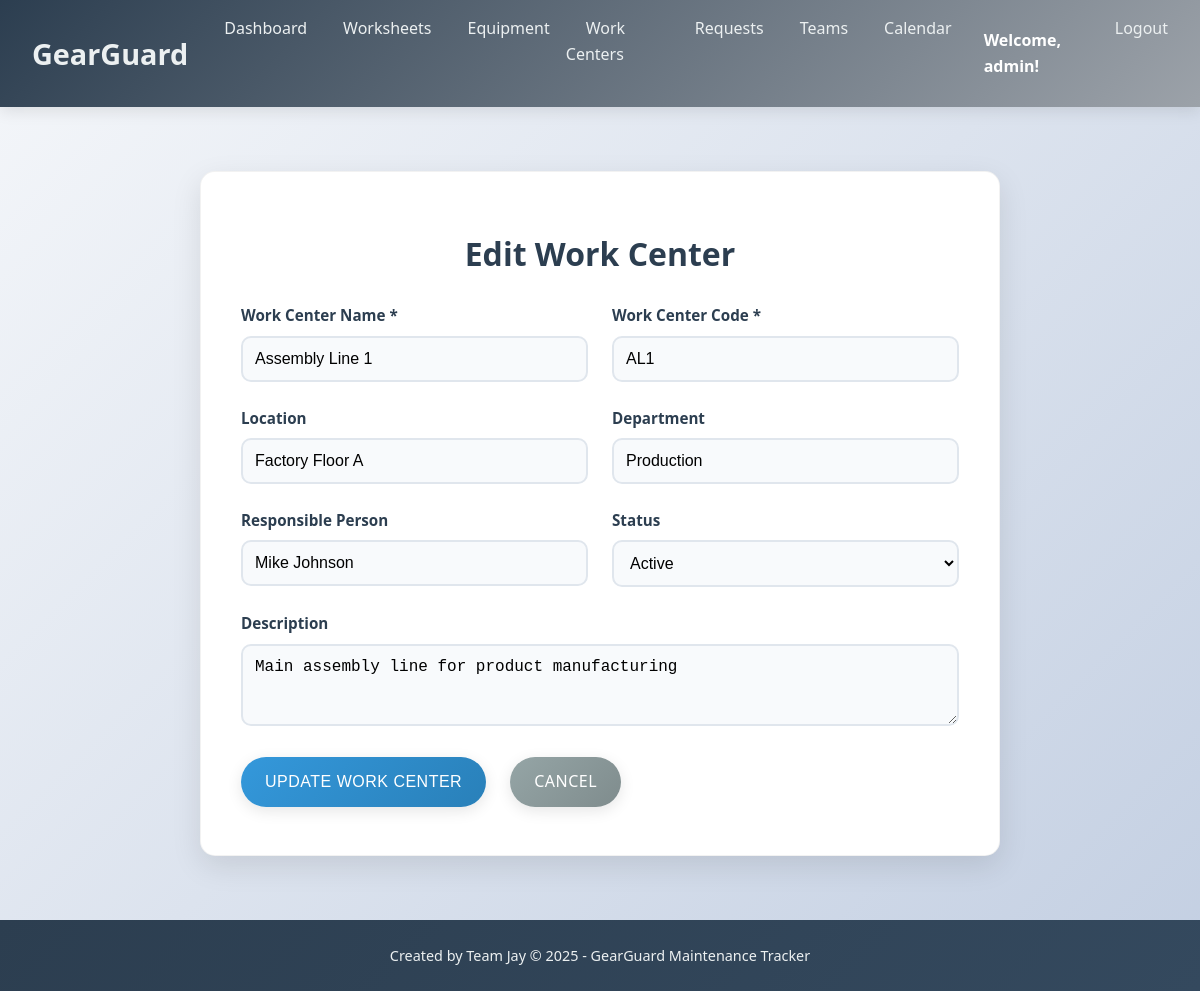
Page /workcenter/1/edit (signed in) on the committed database.
### models.py (models this page shows, shortened)
class User(db.Model):
    __tablename__ = 'users'
    id = db.Column(db.Integer, primary_key=True)
    username = db.Column(db.String(80), unique=True, nullable=False)
    email = db.Column(db.String(120), unique=True, nullable=False)
    password_hash = db.Column(db.String(120), nullable=False)
    role = db.Column(db.String(20), default='user')  # admin, manager, user
    created_at = db.Column(db.DateTime, default=datetime.utcnow)

class WorkCenter(db.Model):
    __tablename__ = 'workcenters'
    id = db.Column(db.Integer, primary_key=True)
    name = db.Column(db.String(100), nullable=False)
    code = db.Column(db.String(50), unique=True, nullable=False)
    location = db.Column(db.String(100))
    department = db.Column(db.String(50))
    responsible_person = db.Column(db.String(100))
    description = db.Column(db.Text)
    status = db.Column(db.String(20), default='Active')  # Active / Inactive
    created_at = db.Column(db.DateTime, default=datetime.utcnow)

### app.py (the view, shortened to what this page needs)
@app.route('/workcenter/<int:id>/edit', methods=['GET', 'POST'])
@login_required
def edit_workcenter(id):
    workcenter = WorkCenter.query.get_or_404(id)
    return render_template('workcenter_form.html', workcenter=workcenter)

### app.py (called while the page is built)
@app.context_processor
def inject_now():
    return {'now': dt.utcnow}

def login_required(f):
    @wraps(f)
    def decorated_function(*args, **kwargs):
        if 'user_id' not in session:
            flash('Please log in to access this page.', 'error')
            return redirect(url_for('login'))
        return f(*args, **kwargs)
    return decorated_function

@app.context_processor
def inject_user():
    user_id = session.get('user_id')
    if user_id:
        user = User.query.get(user_id)
        return {'current_user': user}
    return {'current_user': None}

### templates/workcenter_form.html (shortened to what this page needs)
{% extends "base.html" %}
{% block content %}
<div class="container">
    <div class="form-container">
        <h1>{% if workcenter %}Edit Work Center{% else %}Add New Work Center{% endif %}</h1>
        <form method="POST" action="{% if workcenter %}{{ url_for('edit_workcenter', id=workcenter.id) }}{% else %}{{ url_for('create_workcenter') }}{% endif %}">
            <div class="form-row">
                <div class="form-group">
                    <label for="name">Work Center Name *</label>
                    <input type="text" class="form-control" id="name" name="name" value="{{ workcenter.name if workcenter else '' }}" required>
                </div>
                <div class="form-group">
                    <label for="code">Work Center Code *</label>
                    <input type="text" class="form-control" id="code" name="code" value="{{ workcenter.code if workcenter else '' }}" required>
                </div>
            </div>
            <div class="form-row">
                <div class="form-group">
                    <label for="location">Location</label>
                    <input type="text" class="form-control" id="location" name="location" value="{{ workcenter.location if workcenter else '' }}">
                </div>
                <div class="form-group">
                    <label for="department">Department</label>
                    <input type="text" class="form-control" id="department" name="department" value="{{ workcenter.department if workcenter else '' }}">
                </div>
            </div>
            <div class="form-row">
                <div class="form-group">
                    <label for="responsible_person">Responsible Person</label>
                    <input type="text" class="form-control" id="responsible_person" name="responsible_person" value="{{ workcenter.responsible_person if workcenter else '' }}">
                </div>
                <div class="form-group">
                    <label for="status">Status</label>
                    <select class="form-control" id="status" name="status">
                        <option value="Active" {% if workcenter and workcenter.status == 'Active' %}selected{% endif %}>Active</option>
                    </select>
                </div>
            </div>
            <div class="form-group">
                <label for="description">Description</label>
                <textarea class="form-control" id="description" name="description" rows="3">{{ workcenter.description if workcenter else '' }}</textarea>
            </div>
            <div class="form-actions">
                <button type="submit" class="btn btn-primary">{% if workcenter %}Update{% else %}Create{% endif %} Work Center</button>
                <a href="{{ url_for('workcenters_list') }}" class="btn btn-secondary">Cancel</a>
            </div>
        </form>
    </div>
</div>
{% endblock %}

### templates/base.html (shortened to what this page needs)
<!DOCTYPE html>
<html lang="en">
<head>
    <link rel="stylesheet" href="{{ url_for('static', filename='style.css') }}">
</head>
<body>
    <nav class="navbar">
        <div class="nav-container">
            <div class="nav-logo">
                <a href="{% if current_user %}{{ url_for('dashboard') }}{% else %}{{ url_for('login') }}{% endif %}"> GearGuard</a>
            </div>
            <ul class="nav-menu">
                {% if current_user %}
                <li class="nav-item">
                    <a href="{{ url_for('dashboard') }}" class="nav-link">Dashboard</a>
                </li>
                <li class="nav-item">
                    <a href="{{ url_for('worksheets') }}" class="nav-link">Worksheets</a>
                </li>
                <li class="nav-item">
                    <a href="{{ url_for('equipment_list') }}" class="nav-link">Equipment</a>
                </li>
                <li class="nav-item">
                    <a href="{{ url_for('workcenters_list') }}" class="nav-link">Work Centers</a>
                </li>
                <li class="nav-item">
                    <a href="{{ url_for('maintenance_requests') }}" class="nav-link">Requests</a>
                </li>
                <li class="nav-item">
                    <a href="{{ url_for('teams_list') }}" class="nav-link">Teams</a>
                </li>
                <li class="nav-item">
                    <a href="{{ url_for('calendar_view') }}" class="nav-link">Calendar</a>
                </li>
                <li class="nav-item">
                    <span class="nav-user">Welcome, {{ current_user.username }}!</span>
                </li>
                <li class="nav-item">
                    <a href="{{ url_for('logout') }}" class="nav-link">Logout</a>
                </li>
                {% endif %}
            </ul>
        </div>
    </nav>
    <main>
        {% block content %}{% endblock %}
    </main>
    <footer class="footer">
        <div class="footer-content">
            <p>Created by Team Jay &copy; 2025 - GearGuard Maintenance Tracker</p>
        </div>
    </footer>
</body>
</html>

### static/style.css (style rules this page uses)
* { margin: 0; padding: 0; box-sizing: border-box; }
body { font-family: 'Segoe UI', Tahoma, Geneva, Verdana, sans-serif; background: linear-gradient(135deg, #f5f7fa 0%, #c3cfe2 100%); color: #2c3e50; line-height: 1.6; min-height: 100vh; }
.navbar { background: linear-gradient(135deg, #2c3e50 0%, #9ca2a9 100%); padding: 1rem 0; box-shadow: 0 4px 15px rgba(0,0,0,0.1); position: sticky; top: 0; z-index: 1000; }
.nav-container { max-width: 1200px; margin: 0 auto; display: flex; justify-content: space-between; align-items: center; padding: 0 2rem; }
.nav-logo a { color: #ecf0f1; font-size: 1.8rem; font-weight: bold; text-decoration: none; transition: color 0.3s ease; }
.nav-menu { display: flex; list-style: none; }
.nav-item { margin-left: 1rem; }
.nav-link { color: #ecf0f1; text-decoration: none; font-weight: 500; transition: all 0.3s ease; padding: 0.75rem 1.25rem; border-radius: 25px; position: relative; overflow: hidden; }
.nav-link::after { content: ''; position: absolute; bottom: 0; left: 50%; width: 0; height: 2px; background: #3498db; transition: all 0.3s ease; transform: translateX(-50%); }
.nav-user { color: white !important; font-weight: bold; padding: 0.75rem 1rem; display: inline-block; }
main { padding: 2rem 0; }
.container { max-width: 1200px; margin: 0 auto; padding: 0 2rem; }
h1 { margin-bottom: 1.5rem; color: #2c3e50; font-size: 2rem; text-align: center; margin-top: 1rem; }
.btn { display: inline-block; padding: 0.75rem 1.5rem; border: none; border-radius: 30px; text-decoration: none; cursor: pointer; font-size: 1rem; font-weight: 500; transition: all 0.3s ease; margin-right: 0.5rem; margin-bottom: 0.5rem; box-shadow: 0 4px 15px rgba(0,0,0,0.1); text-transform: uppercase; letter-spacing: 0.5px; }
.btn-primary { background: linear-gradient(135deg, #3498db 0%, #2980b9 100%); color: white; }
.btn-secondary { background: linear-gradient(135deg, #95a5a6 0%, #7f8c8d 100%); color: white; }
.form-container { background: white; border-radius: 15px; padding: 2.5rem; margin: 2rem auto; box-shadow: 0 10px 30px rgba(0,0,0,0.1); max-width: 800px; border: 1px solid rgba(0,0,0,0.05); }
.form-group { margin-bottom: 1.5rem; }
.form-group label { display: block; margin-bottom: 0.5rem; font-weight: 600; color: #2c3e50; font-size: 0.95rem; }
.form-group input, .form-group select, .form-group textarea { width: 100%; padding: 0.75rem; border: 2px solid #e0e6ed; border-radius: 10px; font-size: 1rem; transition: all 0.3s ease; background: #f8fafc; }
.form-row { display: flex; gap: 1.5rem; margin-bottom: 1.5rem; }
.form-row .form-group { flex: 1; margin-bottom: 0; }
.form-actions { margin-top: 1.5rem; display: flex; gap: 1rem; justify-content: flex-start; }
.footer { background: linear-gradient(135deg, #2c3e50 0%, #34495e 100%); color: white; text-align: center; padding: 1.5rem 0; margin-top: auto; }
.footer-content p { margin: 0; font-size: 0.9rem; color: #ecf0f1; }

### rows in the picture
User: username "admin"
WorkCenter: name "Assembly Line 1", code "AL1", location "Factory Floor A", department "Production", responsible_person "Mike Johnson", status "Active", description "Main assembly line for product manufacturing"
